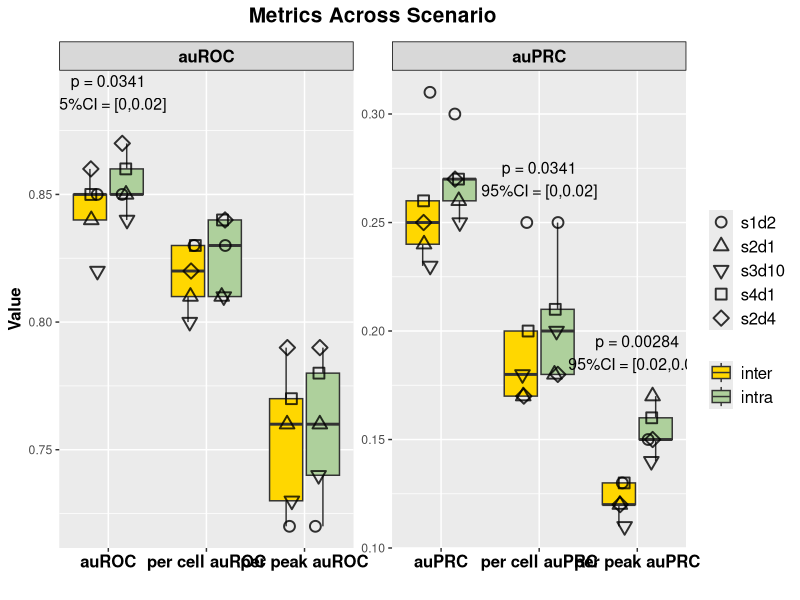
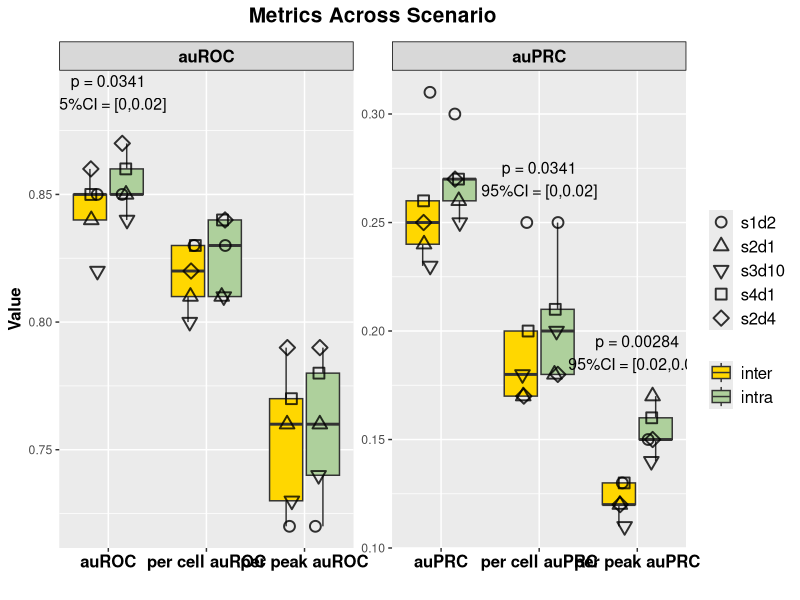

These charts were generated, in order, by the following R code:
library(ggplot2)
library(readr)
library(dplyr)
library(tidyr)
df <- read_csv("intrainter_auc.csv")

# 将 Metric 转换为因子并指定顺序
df$Metric <- factor(df$Metric, levels = c("auROC", "per cell auROC", "per peak auROC", 
                                          "auPRC", "per cell auPRC", "per peak auPRC"))
df$Scenario<-factor(df$Scenario,levels=c('inter','intra'))
df$Dataset<-factor(df$Dataset,levels = c('s1d2','s2d1','s3d10','s4d1','s2d4'))

#################################### 分面 ######################################

# 绘制分面图，使用不同的纵坐标尺度并去除没有数据的分面轴
# 添加一个新的列来标识 ns 和 ls
df <- df %>%
  mutate(MetricType = ifelse(grepl("auROC", Metric), "auROC", "auPRC"))%>%
  mutate(MetricType = factor(MetricType, levels = c("auROC", "auPRC")))

#######################################################
y_pos <- df %>% 
  group_by(Metric) %>% 
  summarise(max_val = max(Value))

annotation_df <- df %>%
  pivot_wider(names_from = Scenario, values_from = Value) %>%
  mutate(diff =  intra - inter) %>%
  group_by(Metric) %>%
  summarise(
    mean_diff = mean(diff, na.rm = TRUE),
    se_diff = sd(diff, na.rm = TRUE) / sqrt(n()),
    lower_ci = mean_diff - qt(0.975, df = n()-1) * se_diff,
    upper_ci = mean_diff + qt(0.975, df = n()-1) * se_diff,
    p_value = t.test(intra, inter, paired = TRUE)$p.value,
    .groups = "drop"
  ) %>%
  mutate(p_value_label=ifelse(p_value < 0.05,
                           paste0("p = ", signif(p_value, digits = 3)
                                  ),NA_character_))%>%
  mutate(MetricType = factor(case_when(
    grepl("auROC", Metric) ~ "auROC",
    grepl("auPRC", Metric) ~ "auPRC"),
    levels = c("auROC", "auPRC")))
# 合并标注数据
annotation_df <- left_join(annotation_df, y_pos, by = "Metric")
annotation_df$y_position <- ifelse(annotation_df$p_value < 0.05,
                                   annotation_df$max_val + 0.02, 
                                   NA_real_) 

# 绘制分面图，使用不同的纵坐标尺度并去除没有数据的分面轴
ggplot(df, aes(x = Metric, y = Value,)) +
  geom_boxplot(aes(group = interaction(Metric, Scenario), fill = Scenario), 
               alpha = 1, outlier.shape = NA) +  # 绘制箱线图
  geom_jitter(
    aes(group = interaction(Metric, Scenario), shape = Dataset),
    position = position_jitterdodge(
      jitter.width = 0.3,   # 控制抖动幅度
      dodge.width = 0.6     # 控制不同 Scenario 的间距
    ),size = 3,alpha = 0.8,color = "black",stroke = 1)+
  scale_fill_manual(values = c("intra" = "#aed09c", "inter" = "#FFD700")) +  # 自定义箱线图颜色
  # scale_color_manual(values = c("s1d2" = "#2ca02c", "s2d1" = "#d62728", "s2d4" = "purple", 
  #                               "s4d1" = "#8c564b", "s3d10" = "#FF6699")) +  # 自定义点的颜色
  scale_shape_manual(
    values = c(
      "s1d2" = 1,    # 空心圆
      "s2d1" = 2,    # 空心三角
      "s2d4" = 5,    # 空心菱形
      "s4d1" = 0,    # 空心方框
      "s3d10" = 6    # 空心倒三角
    ))+
  scale_x_discrete(expand = expansion(add = c(0.5, 0.5))) +  # 增加 x 轴 Metric 之间的间距
  guides(shape = guide_legend(order = 1), fill = guide_legend(order = 2)) +  # 图例顺序
  facet_wrap(~MetricType, scales = "free")+
  theme_set(theme_bw())+
  # theme_minimal() +
  theme(
    axis.text.x = element_text(angle = 0, hjust = 0.5, size = 12, face = "bold", color = "black", margin = margin(t =2)),
    axis.title = element_text(size = 12, color = "black", face = "bold"),
    legend.title = element_blank(),
    plot.title = element_text(hjust = 0.5, size = 15, face = "bold",margin = margin(b = 10)),
    legend.text = element_text(size = 12),
    strip.background = element_rect(fill = rgb(0.5, 0.5, 0.5, 0.3),color = "black", size = 0.5),  # 设置分面标签背景
    strip.text = element_text(size = 12, face = "bold", color = "black"),  # 设置分面标签的文字样式
    strip.text.x = element_text(size = 12, face = "bold",color = "black"),  # 设置分面标签的文本样式
  ) +
  labs(title = "Metrics Across Scenario", x = "", y = "Value") +
  geom_text(
    data = annotation_df[annotation_df$p_value<0.05,],
    aes(x = Metric, y = y_position,group = MetricType,  # x=1.5 将注释居中于分面面板
        label = paste0(p_value_label, "\n95%CI = [", 
                       round(lower_ci, 2), ",", 
                       round(upper_ci, 2), "]")),
    inherit.aes = FALSE,size = 4,
    color = "black",hjust = 0.5)

ggsave("intrainter_auc_box1.pdf", plot = last_plot(), 
       width = 10, height = 6, units = "in",dpi = 300)
